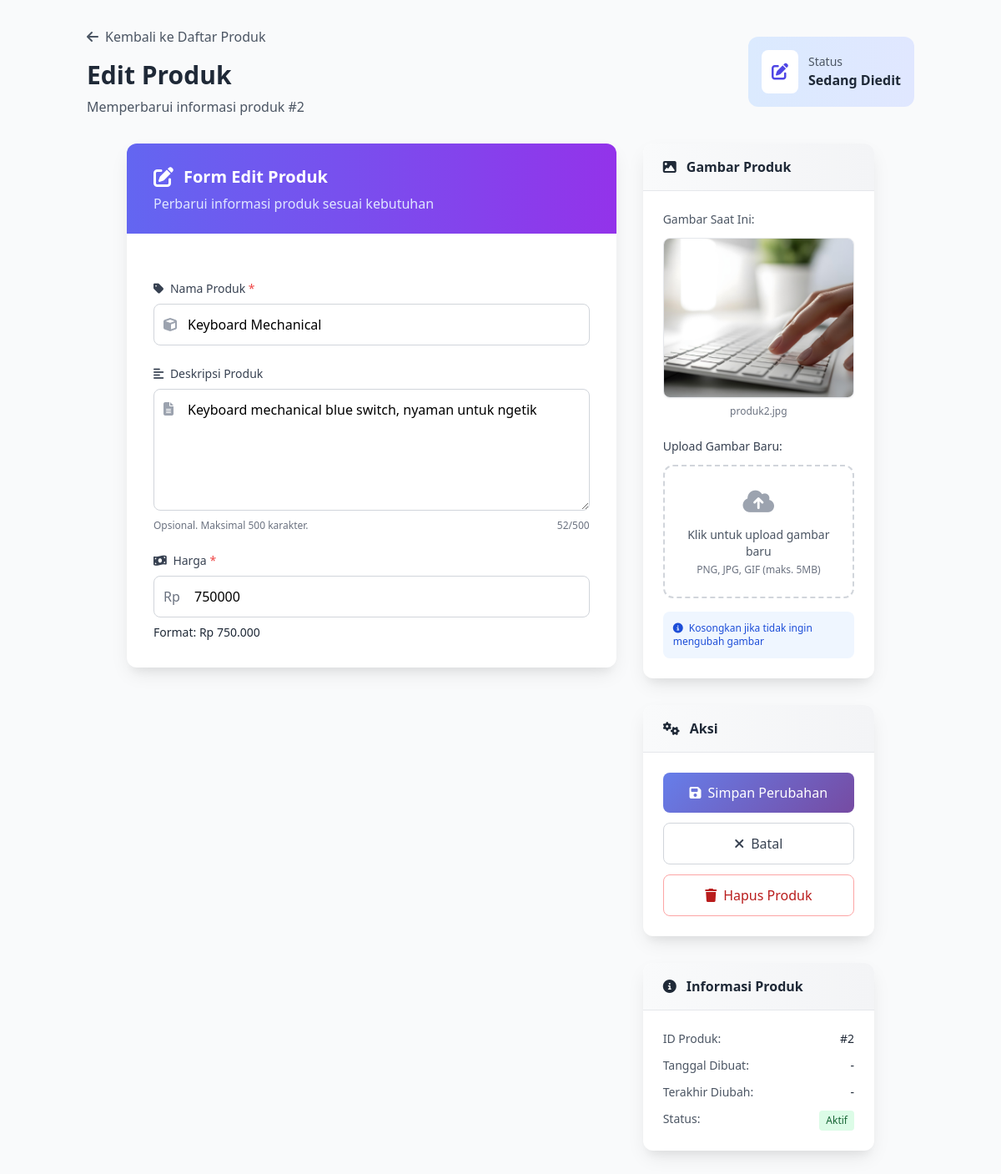
Page /Challange-3-Katalog-Produk-Online/admin/edit.php?id=2 (signed in) on the committed database.
### tables this page shows
CREATE TABLE `produk` (
  `id` int(11) NOT NULL,
  `nama` varchar(100) NOT NULL,
  `deskripsi` text DEFAULT NULL,
  `harga` int(11) NOT NULL,
  `gambar` varchar(100) NOT NULL
);

### Challange-3-Katalog-Produk-Online/admin/edit.php (the view, shortened to what this page needs)
<?php
require '../config/database.php';
$id = (int)$_GET['id'];
$result = mysqli_query($conn, "SELECT * FROM produk WHERE id=$id");
$p = mysqli_fetch_assoc($result);
?>
<!DOCTYPE html>
<html lang="id">
<head>
    <script src="https://cdn.tailwindcss.com"></script>
    <link rel="stylesheet" href="https://cdnjs.cloudflare.com/ajax/libs/font-awesome/6.4.0/css/all.min.css">
</head>
<body class="bg-gray-50 min-h-screen">
    <div class="container mx-auto px-4 py-8">
        <div class="mb-8">
            <div class="flex items-center justify-between">
                <div>
                    <a href="index.php" class="inline-flex items-center text-gray-600 hover:text-indigo-600 mb-4">
                        <i class="fas fa-arrow-left mr-2"></i> Kembali ke Daftar Produk
                    </a>
                    <h1 class="text-3xl font-bold text-gray-800">Edit Produk</h1>
                    <p class="text-gray-600 mt-2">Memperbarui informasi produk #<?= $id; ?></p>
                </div>
                <div class="bg-gradient-to-r from-blue-100 to-indigo-100 p-4 rounded-xl">
                    <div class="flex items-center">
                        <div class="bg-white p-3 rounded-lg mr-3">
                            <i class="fas fa-edit text-indigo-600 text-xl"></i>
                        </div>
                        <div>
                            <p class="text-sm text-gray-600">Status</p>
                            <p class="font-bold text-gray-800">Sedang Diedit</p>
                        </div>
                    </div>
                </div>
            </div>
        </div>
        <div class="max-w-4xl mx-auto">
            <div class="grid grid-cols-1 lg:grid-cols-3 gap-8">
                <div class="lg:col-span-2">
                    <div class="bg-white rounded-xl card-shadow overflow-hidden">
                        <div class="px-8 py-6 bg-gradient-to-r from-indigo-500 to-purple-600">
                            <div class="flex items-center">
                                <i class="fas fa-edit text-white text-2xl mr-3"></i>
                                <h2 class="text-xl font-semibold text-white">Form Edit Produk</h2>
                            </div>
                            <p class="text-indigo-100 mt-1">Perbarui informasi produk sesuai kebutuhan</p>
                        </div>
                        <div class="p-8">
                            <form method="post" enctype="multipart/form-data" class="space-y-6" id="editForm">
                                <div>
                                    <label for="nama" class="block text-sm font-medium text-gray-700 mb-2">
                                        <i class="fas fa-tag mr-1"></i> Nama Produk <span class="text-red-500">*</span>
                                    </label>
                                    <div class="relative">
                                        <div class="absolute inset-y-0 left-0 pl-3 flex items-center pointer-events-none">
                                        </div>
                                        <input
                                            type="text"
                                            id="nama"
                                            name="nama"
                                            value="<?= htmlspecialchars($p['nama']); ?>"
                                            required
                                            class="pl-10 w-full px-4 py-3 border border-gray-300 rounded-lg focus:outline-none focus:ring-2 focus:ring-indigo-500 focus:border-transparent transition duration-200 form-input"
                                            placeholder="Masukkan nama produk"
                                            autocomplete="off">
                                    </div>
                                </div>
                                <div>
                                    <label for="deskripsi" class="block text-sm font-medium text-gray-700 mb-2">
                                        <i class="fas fa-align-left mr-1"></i> Deskripsi Produk
                                    </label>
                                    <div class="relative">
                                        <div class="absolute top-3 left-3 pointer-events-none">
                                        </div>
                                        <textarea
                                            id="deskripsi"
                                            name="deskripsi"
                                            rows="5"
                                            class="pl-10 w-full px-4 py-3 border border-gray-300 rounded-lg focus:outline-none focus:ring-2 focus:ring-indigo-500 focus:border-transparent transition duration-200 form-input"
                                            placeholder="Deskripsikan produk secara detail..."><?= htmlspecialchars($p['deskripsi']); ?></textarea>
                                    </div>
                                    <div class="flex justify-between mt-1">
                                        <p class="text-gray-500 text-xs">Opsional. Maksimal 500 karakter.</p>
                                        <p id="charCount" class="text-gray-500 text-xs">0/500</p>
                                    </div>
                                </div>
                                <div>
                                    <label for="harga" class="block text-sm font-medium text-gray-700 mb-2">
                                        <i class="fas fa-money-bill-wave mr-1"></i> Harga <span class="text-red-500">*</span>
                                    </label>
                                    <div class="relative">
                                        <div class="absolute inset-y-0 left-0 pl-3 flex items-center pointer-events-none">
                                            <span class="text-gray-500">Rp</span>
                                        </div>
                                        <input
                                            type="number"
                                            id="harga"
                                            name="harga"
                                            value="<?= $p['harga']; ?>"
                                            required
                                            min="0"
                                            step="100"
                                            class="pl-12 w-full px-4 py-3 border border-gray-300 rounded-lg focus:outline-none focus:ring-2 focus:ring-indigo-500 focus:border-transparent transition duration-200 form-input"
                                            placeholder="0">
                                    </div>
                                    <p id="hargaFormat" class="text-sm font-medium text-gray-800 mt-2">
                                        Format: Rp <?= number_format($p['harga'], 0, ',', '.'); ?>
                                    </p>
                                </div>
                            </form>
                        </div>
                    </div>
                </div>
                <div class="space-y-8">
                    <div class="bg-white rounded-xl card-shadow overflow-hidden">
                        <div class="px-6 py-4 bg-gradient-to-r from-gray-50 to-gray-100 border-b border-gray-200">
                            <h3 class="font-semibold text-gray-800">
                                <i class="fas fa-image mr-2"></i> Gambar Produk
                            </h3>
                        </div>
                        <div class="p-6">
                            <div class="mb-6">
                                <p class="text-sm text-gray-600 mb-3">Gambar Saat Ini:</p>
                                <div class="relative group">
                                    <img src="../assets/img/<?= htmlspecialchars($p['gambar']); ?>"
                                        id="currentImage"
                                        alt="<?= htmlspecialchars($p['nama']); ?>"
                                        class="w-full h-48 object-cover rounded-lg border border-gray-200 shadow-sm"
                                        onerror="this.src='https://via.placeholder.com/400x300?text=Gambar+Tidak+Ditemukan'">
                                </div>
                                <p class="text-xs text-gray-500 mt-2 text-center"><?= htmlspecialchars($p['gambar']); ?></p>
                            </div>
                            <div>
                                <label for="gambar" class="block text-sm font-medium text-gray-700 mb-3">
                                    Upload Gambar Baru:
                                </label>
                                <div id="fileUploadBox" class="border-2 border-dashed border-gray-300 rounded-xl p-6 text-center hover:border-indigo-400 transition duration-200 cursor-pointer"
                                    onclick="document.getElementById('gambar').click()">
                                    <i class="fas fa-cloud-upload-alt text-gray-400 text-3xl mb-3"></i>
                                    <p class="text-sm text-gray-600 mb-1">Klik untuk upload gambar baru</p>
                                    <p class="text-xs text-gray-500">PNG, JPG, GIF (maks. 5MB)</p>
                                </div>
                                <div class="mt-4 p-3 bg-blue-50 rounded-lg">
                                    <p class="text-xs text-blue-700">
                                        <i class="fas fa-info-circle mr-1"></i>
                                        Kosongkan jika tidak ingin mengubah gambar
                                    </p>
                                </div>
                            </div>
                        </div>
                    </div>
                    <div class="bg-white rounded-xl card-shadow overflow-hidden">
                        <div class="px-6 py-4 bg-gradient-to-r from-gray-50 to-gray-100 border-b border-gray-200">
                            <h3 class="font-semibold text-gray-800">
                                <i class="fas fa-cogs mr-2"></i> Aksi
                            </h3>
                        </div>
                        <div class="p-6">
                            <div class="space-y-3">
                                <button
                                    name="submit"
                                    type="submit"
                                    form="editForm"
                                    class="w-full btn-primary text-white px-4 py-3 rounded-lg font-medium hover:shadow-lg transition-all duration-200 flex items-center justify-center">
                                    <i class="fas fa-save mr-2"></i> Simpan Perubahan
                                </button>
                                <a href="index.php"
                                    class="w-full border border-gray-300 text-gray-700 px-4 py-3 rounded-lg font-medium hover:bg-gray-50 transition duration-200 flex items-center justify-center">
                                    <i class="fas fa-times mr-2"></i> Batal
                                </a>
                                <a href="hapus.php?id=<?= $id; ?>"
                                    onclick="return confirmDelete()"
                                    class="w-full border border-red-300 text-red-700 px-4 py-3 rounded-lg font-medium hover:bg-red-50 transition duration-200 flex items-center justify-center">
                                    <i class="fas fa-trash mr-2"></i> Hapus Produk
                                </a>
                            </div>
                        </div>
                    </div>
                    <div class="bg-white rounded-xl card-shadow overflow-hidden">
                        <div class="px-6 py-4 bg-gradient-to-r from-gray-50 to-gray-100 border-b border-gray-200">
                            <h3 class="font-semibold text-gray-800">
                                <i class="fas fa-info-circle mr-2"></i> Informasi Produk
                            </h3>
                        </div>
                        <div class="p-6">
                            <div class="space-y-3">
                                <div class="flex justify-between">
                                    <span class="text-sm text-gray-600">ID Produk:</span>
                                    <span class="text-sm font-medium text-gray-800">#<?= $id; ?></span>
                                </div>
                                <div class="flex justify-between">
                                    <span class="text-sm text-gray-600">Tanggal Dibuat:</span>
                                    <span class="text-sm text-gray-800">-</span>
                                </div>
                                <div class="flex justify-between">
                                    <span class="text-sm text-gray-600">Terakhir Diubah:</span>
                                    <span class="text-sm text-gray-800">-</span>
                                </div>
                                <div class="flex justify-between">
                                    <span class="text-sm text-gray-600">Status:</span>
                                    <span class="px-2 py-1 text-xs font-medium bg-green-100 text-green-800 rounded">Aktif</span>
                                </div>
                            </div>
                        </div>
                    </div>
                </div>
            </div>
        </div>
    </div>
</body>
</html>

### Challange-3-Katalog-Produk-Online/admin/edit.php (style rules this page uses)
.btn-primary { background: linear-gradient(135deg, #667eea 0%, #764ba2 100%); }
.card-shadow { box-shadow: 0 10px 25px -5px rgba(0, 0, 0, 0.1), 0 10px 10px -5px rgba(0, 0, 0, 0.04); }

### rows in the picture
produk: nama "Keyboard Mechanical", deskripsi "Keyboard mechanical blue switch, nyaman untuk ngetik", harga "750000", harga "750.000", gambar (picture), gambar "produk2.jpg"

### other values in the picture
$id "2"
